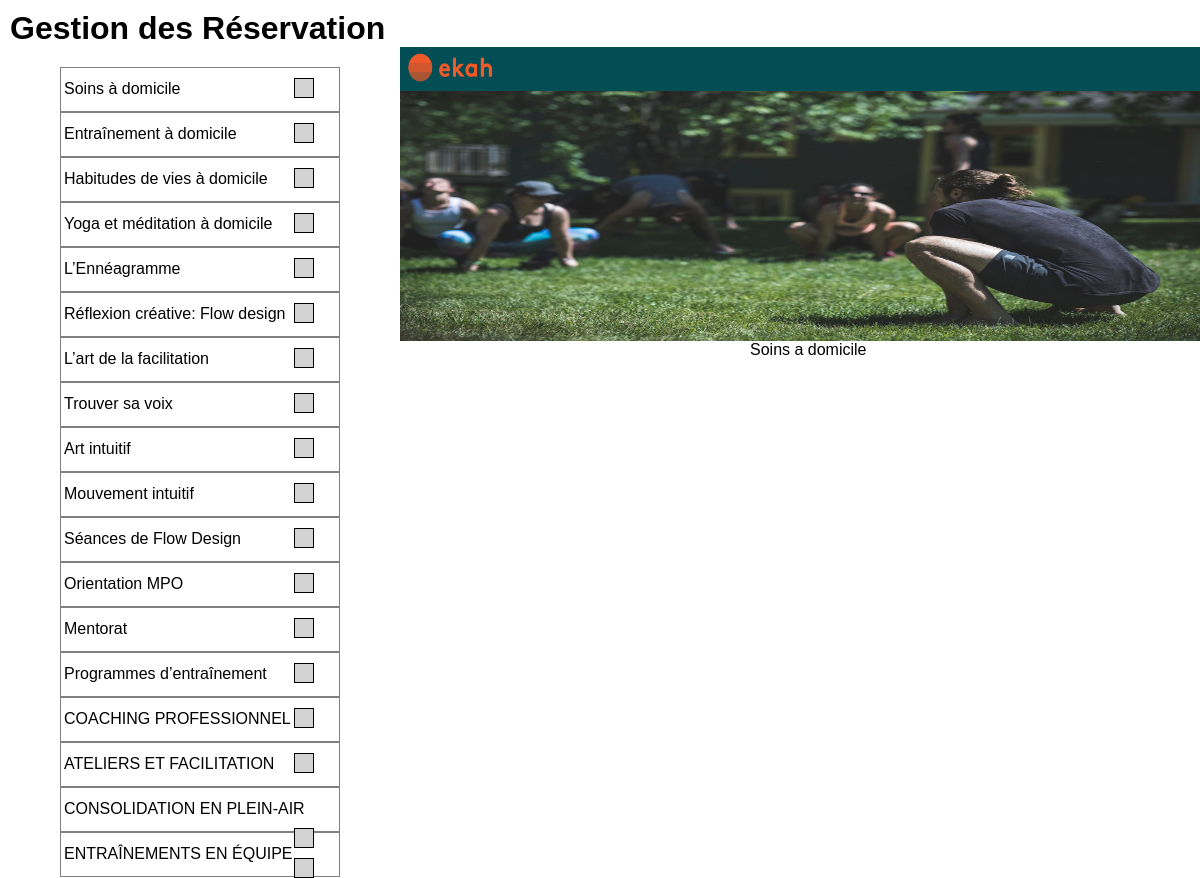
Page /affichage/gestionReservation/gestionReservation.php on the committed database.
### tables this page shows
CREATE TABLE activite (
id INT NOT NULL AUTO_INCREMENT PRIMARY KEY,
id_type_activite INT NOT NULL,
nom VARCHAR(100) NOT NULL,
description_breve VARCHAR(500) NOT NULL,
description_longue VARCHAR(1500) NOT NULL,
FOREIGN KEY (id_type_activite) REFERENCES type_activite(id)
);

### php/gestionnaire/Activite/gestionActivite.php (called while the page is built, shortened)
<?php
include_once '../../utils/connexion.php';
include_once $_SERVER['DOCUMENT_ROOT']."/Project-Ekah/php/class/Activite/activite.php";
class GestionActivite{
  public function getAllActivite(){
    $tempconn = new Connexion();
    $conn = $tempconn->getConnexion();
    $activite = null;
    $requete= "SELECT * FROM activite";
    $result = $conn->query($requete);
    if ($result->num_rows > 0) {
      while($row = $result->fetch_assoc()) {
        $activite[] = new Activite( $row['id'],
                                  $row['id_type_activite'],
                                  $row['nom'],
                                  $row['description_breve'],
                                  $row['description_longue']);
      }
    }
    return $activite;
  }
}
?>

### utils/connexion.php (called while the page is built, shortened)
<?php
class Connexion{
  private $dbHost = "localhost";
  private $dbUser = "root";
  private $dbPass = "";
  private $dbName = "ekah";
  function __construct() {
    $this->conn = mysqli_connect($this->dbHost, $this->dbUser, $this->dbPass, $this->dbName);
  }
}
?>

### php/class/Activite/activite.php (called while the page is built, shortened)
<?php
  class Activite{
    private $nom;
    public function getNom(){
      return $this->nom;
    }
    public function setNom($nom){
      $this->nom = $nom;
    }
  }
 ?>

### affichage/gestionReservation/gestionAffichageGestionReservation.php (the view)
<?php
  class GestionAffichageGestionReservation
  {
    public function getAllActivite(){
       $ga = new GestionActivite();
       $activite = $ga->getAllActivite();
       $html = "";
        if (!is_array($activite)){
         $html .= "Aucun resultat trouvé.";
       }
       else{
         for ($i = 0; $i < sizeof($activite); $i++){
           $html .= "
               <div class=\"sectionActivite\" >
               <div class=\"titreActivite\">".$activite[$i]->getNom()."</div>
               <div onclick='selectionne($i);' class=\"boiteSelection\" id='Activite-$i'></div>
               </div>
                 ";
         }
       }
       return $html;
     }
   }
?>

### affichage/gestionReservation/gestionReservation.php (shortened to what this page needs)
<?php
  require_once("../../php/gestionnaire/Activite/gestionActivite.php");
?>
<!DOCTYPE html>
<html lang="en" dir="ltr">
<head>
  <link rel="stylesheet" href="../../css/gestionReservation.css">
  <link rel="stylesheet" href="../../css/main.css">
  <link href="https://use.fontawesome.com/releases/v5.0.7/css/all.css" rel="stylesheet">
</head>
<body>
<main>
  <h1 class="titreReservation">Gestion des Réservation</h1>
    <div class="tableauActivite">
    <?php
                   require 'gestionAffichageGestionReservation.php';
                   $gagr = new GestionAffichageGestionReservation();
                   echo $gagr->getAllActivite();
                 ?>
    </div>
    <div class="reservationMain">
      <div class="reservationHeader"><img class="imgHeader"src="../../img/logo_ekah_header.png" alt="Ekah"></div>
      <div class="reservationImg"><img class="imgPrincipal"src="../../img/imgDehors.jpg" alt="Soins a domicile"> <div class="titreImg">Soins a domicile</div></div>
    </div>
</main>
</body>
</html>

### css/gestionReservation.css (style rules this page uses)
.reservationMain { width:800px; height:40px; margin-left:400px; }
.reservationHeader { background-color:#034E54; }
.imgHeader { width:100px; height:40px; }
.imgPrincipal { width:800px; height:250px; float:left }
.titreImg { margin-bot:125px; margin-left:350px; }
.titreReservation { margin-top:10px; margin-left:10px; }
.tableauActivite { margin-left:60px; margin-top:20px; float:left; }
.sectionActivite { width:280px; height:45px; border:1px solid; border-color:#808080; background-color:#fff; }
.titreActivite { margin-left:3px; margin-top: 12px; float:left; }
.boiteSelection { width:20px; height:20px; border:1px solid; border-color:#000; background-color:#D3D3D3; float: right; margin-right:25px; margin-top:10px }

### css/main.css (style rules this page uses)
* { box-sizing: border-box; font-family: 'Montserrat', sans-serif; margin: 0; padding: 0; }
html,body { height: 100%; margin: 0; padding: 0; background-color: #FFFFFF; background-color: rgba(255,255,255,.9); }

### rows in the picture
activite: nom "Soins à domicile"
activite: nom "Entraînement à domicile"
activite: nom "Habitudes de vies à domicile"
activite: nom "Yoga et méditation à domicile"
activite: nom "L’Ennéagramme"
activite: nom "Réflexion créative: Flow design"
activite: nom "L’art de la facilitation"
activite: nom "Trouver sa voix"
activite: nom "Art intuitif"
activite: nom "Mouvement intuitif"
activite: nom "Séances de Flow Design"
activite: nom "Orientation MPO"
activite: nom "Mentorat"
activite: nom "Programmes d’entraînement"
activite: nom "COACHING PROFESSIONNEL"
activite: nom "ATELIERS ET FACILITATION"
activite: nom "CONSOLIDATION EN PLEIN-AIR"
activite: nom "ENTRAÎNEMENTS EN ÉQUIPE"
